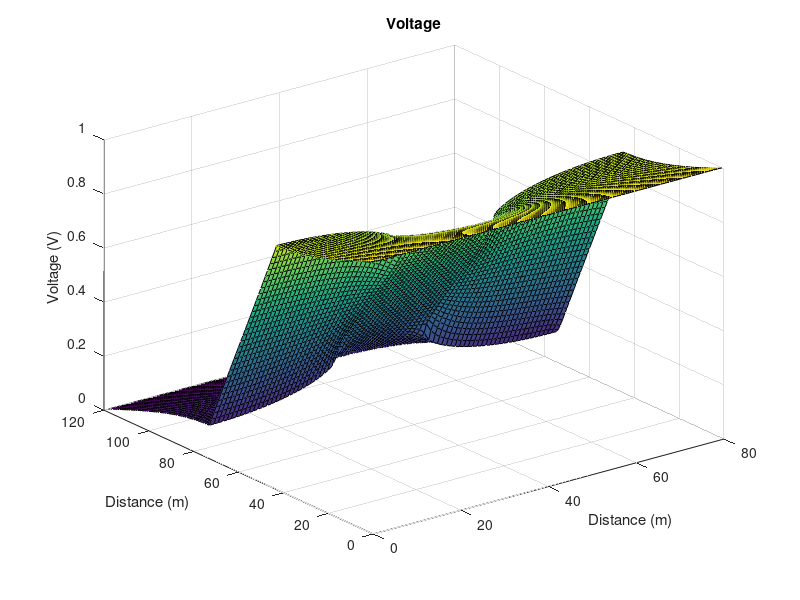
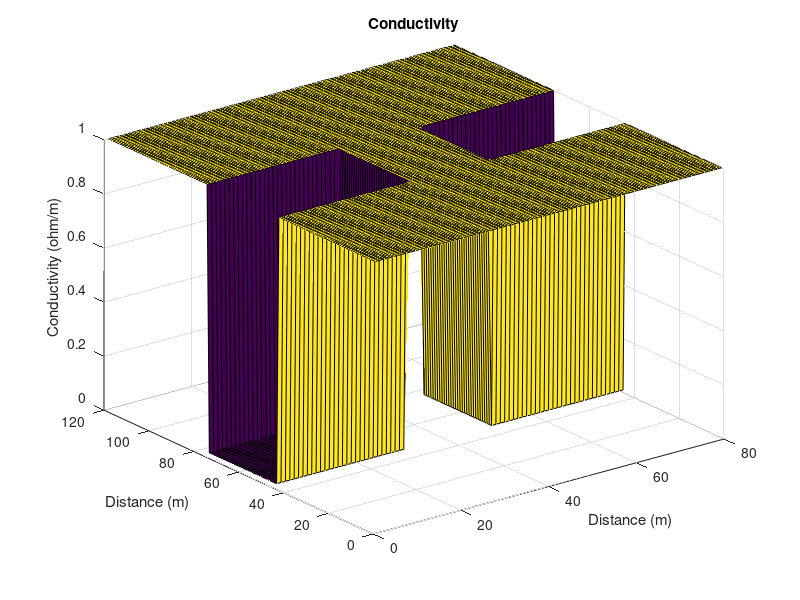
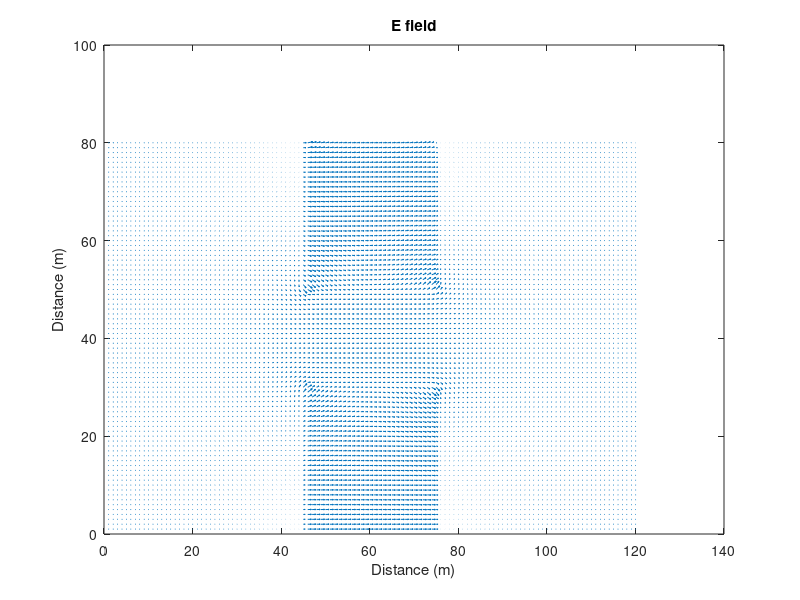
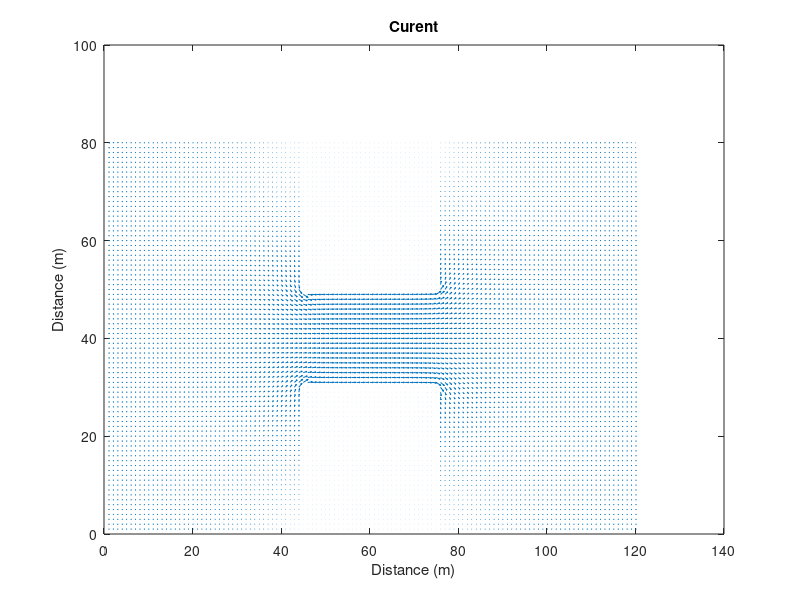

The MATLAB source for these figures, in order:
%% Assignment 2 Fixed
%  Konrad Socha 101037642

L = 120;
W = 80;

F = zeros(L*W,1);
G = sparse(L*W, L*W);
sigma = 0.01;
Box = 30;
ConMatrix = ones(L,W);
ConMatrix(L/2 - Box/2:L/2 + Box/2,1:Box) = sigma;
ConMatrix(L/2 - Box/2:L/2 + Box/2,W-Box:W) = sigma;


for i = 1:1:L
    for j = 1:1:W
        N = (i-1) * W + j;
        NXM = (i-2) * W + j;
        NXP = i * W + j;
        NYM = (i-1) * W + j-1;
        NYP = (i-1) * W + j+1;

        %MXM = (ConMatrix(i,j) + ConMatrix(i-1,j));
        %MXP = (ConMatrix(i,j) + ConMatrix(i+1,j));
        %MYM = (ConMatrix(i,j) + ConMatrix(i,j-1));
        %MYP = (ConMatrix(i,j) + ConMatrix(i,j+1));

        if i == 1 %     LEFT
            F(N,1) = 1;
            G(N,N) = 1;
        elseif i == L % RIGHT
            F(N,1) = 0;
            G(N,N) = 1;
        elseif j == 1 % BOTTOM
            MXM = (ConMatrix(i,j) + ConMatrix(i-1,j));
            MXP = (ConMatrix(i,j) + ConMatrix(i+1,j));
            %MYM = (ConMatrix(i,j) + ConMatrix(i,j-1));
            MYP = (ConMatrix(i,j) + ConMatrix(i,j+1));

            G(N,N)   = -(MXM + MXP + MYP);
            G(N,NXM)   = MXM;
            G(N,NXP)   = MXP;
            G(N,NYP)   = MYP;
        elseif j == W % TOP
            MXM = (ConMatrix(i,j) + ConMatrix(i-1,j));
            MXP = (ConMatrix(i,j) + ConMatrix(i+1,j));
            MYM = (ConMatrix(i,j) + ConMatrix(i,j-1));
            %MYP = (ConMatrix(i,j) + ConMatrix(i,j+1));

            G(N,N)   = -(MXM + MXP + MYP);
            G(N,NXM)   = MXM;
            G(N,NXP)   = MXP;
            G(N,NYP)   = MYM;
        else %           MID
            MXM = (ConMatrix(i,j) + ConMatrix(i-1,j));
            MXP = (ConMatrix(i,j) + ConMatrix(i+1,j));
            MYM = (ConMatrix(i,j) + ConMatrix(i,j-1));
            MYP = (ConMatrix(i,j) + ConMatrix(i,j+1));

            G(N,N)   = -(MXM + MXP + MYM + MYP);
            G(N,NXM) = MXM;
            G(N,NXP) = MXP;
            G(N,NYM) = MYM;
            G(N,NYP) = MYP;
        end

    end

end

VMatrix = reshape(G\F , [W,L]);
[Ex,Ey] = gradient(-VMatrix);
CurrentX = ConMatrix' .* Ex;
CurrentY = ConMatrix' .* Ey;

% figure(1);
% spy(G);
% title("G Matrix") ;
figure(1);
surf(VMatrix')
title('Voltage') ;
xlabel("Distance (m)")
ylabel("Distance (m)")
zlabel("Voltage (V)")

figure(2)
surf(ConMatrix);
title('Conductivity') ;
xlabel("Distance (m)")
ylabel("Distance (m)")
zlabel("Conductivity (ohm/m)")

figure(3);
quiver(Ex,Ey);
title('E field') ;
xlabel("Distance (m)")
ylabel("Distance (m)")
zlabel("E field")

figure(4);
quiver(CurrentX,CurrentY);
title('Curent') ;
xlabel("Distance (m)")
ylabel("Distance (m)")
zlabel("Current (A)")

